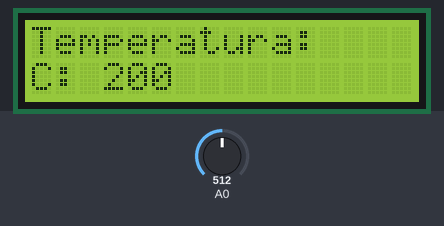
Recording of a sketch running on a simulated Arduino Uno, built with avr-gcc and run on an emulated ATmega328P. Parts: 16×2 character LCD. The inputs (shaded band) are chosen by the test bench; at power-on: A0 = 512.

Above: at 1.2 s.
1.3 s: A0 set to 716
At 2.1 s:
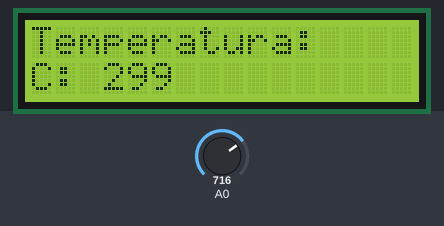
2.8 s: A0 set to 900
At 3.2 s:
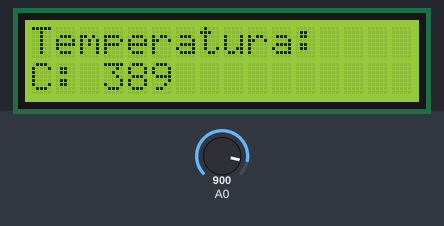
4.3 s: A0 set to 1023
At 5.6 s:
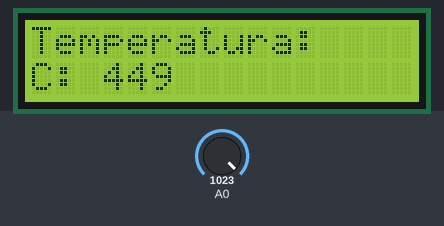
Timing chart, 0 to 7.3 s (numbered marks = the images above; inputs shaded):
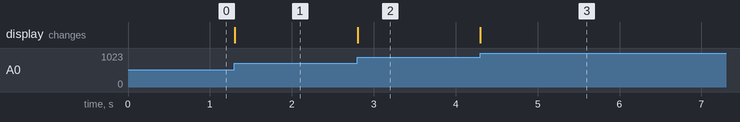

Measured:
- after the input at 1.3 s, the display: changes at once (image 1)
- after the input at 2.8 s, the display: changes at once (image 2)
- after the input at 4.3 s, the display: changes at once (image 3)

The sketch:

Termometro_LCD.ino
```cpp
#include <LiquidCrystal.h>
LiquidCrystal lcd(12, 11, 5, 4, 3, 2);

void setup() {
  lcd.begin(16, 2);
  lcd.print("Temperatura:");
  lcd.setCursor(0,1);
  lcd.print("C: ");
}
int ultimo = 0;
void loop() {
	int temp = analogRead(A0);
  	int c = map(temp,20,358,-40,125);
  	lcd.setCursor(3,1);
  	lcd.print(c);
    if(c != ultimo){
    	ultimo=c;
  		lcd.print("    ");
  	}
}
 
```
